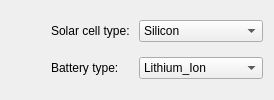
  <widget class="QWizardPage" name="wizardPage5">
   <property name="title">
    <string>Power Subsystem</string>
   </property>
   <property name="subTitle">
    <string>Select your components for the Power Subsystem</string>
   </property>
   <layout class="QGridLayout" name="gridLayout_11">
    <item row="1" column="2">
     <widget class="QComboBox" name="BatteryTypeComboBox">
      <item>
       <property name="text">
        <string>Lithium_Ion</string>
       </property>
      </item>
      <item>
       <property name="text">
        <string>Nickel_Cadmium</string>
       </property>
      </item>
      <item>
       <property name="text">
        <string>Lead_Acid</string>
       </property>
      </item>
     </widget>
    </item>
    <item row="1" column="1">
     <widget class="QLabel" name="label_14">
      <property name="text">
       <string>Battery type:</string>
      </property>
     </widget>
    </item>
    <item row="0" column="2">
     <widget class="QComboBox" name="SolarCellTypeComboBox">
      <item>
       <property name="text">
        <string>Silicon</string>
       </property>
      </item>
      <item>
       <property name="text">
        <string>GaAs</string>
       </property>
      </item>
      <item>
       <property name="text">
        <string>Multijunction</string>
       </property>
      </item>
     </widget>
    </item>
    <item row="0" column="1">
     <widget class="QLabel" name="label_13">
      <property name="text">
       <string>Solar cell type: </string>
      </property>
     </widget>
    </item>
    <item row="0" column="0">
     <spacer name="horizontalSpacer_3">
      <property name="orientation">
       <enum>Qt::Horizontal</enum>
      </property>
      <property name="sizeHint" stdset="0">
       <size>
        <width>40</width>
        <height>20</height>
       </size>
      </property>
     </spacer>
    </item>
   </layout>
  </widget>
